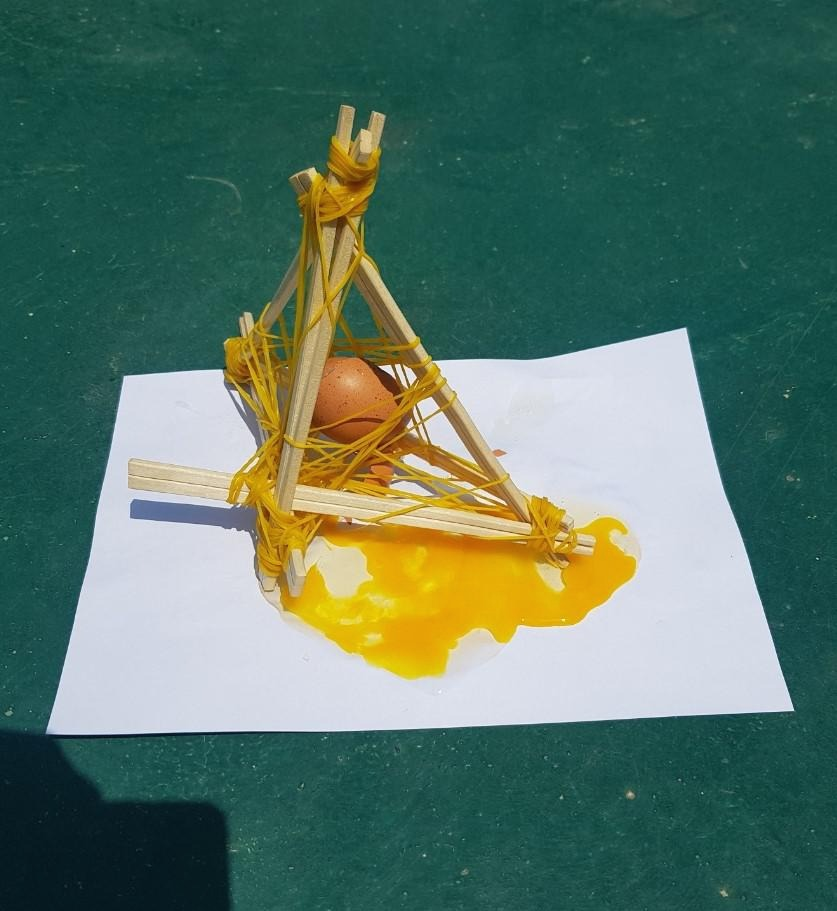
#> input picture Data Science/CV/brokenEgg.jpg, 837 x 911 px
$ python Rotate.py
#> lines starting #> are read from the running program, lines starting #| are printed output that depends on the picture
import cv2
import math
import numpy as np

img = cv2.imread('brokenEgg.jpg')
#> img is the input picture: shape (911, 837, 3); mean B, G, R 100.8, 116.4, 86.9

rad = 20 * math.pi / 180    # 각도 설정

def normalRotate(img, angle):
    # np.array로 Affine 행렬 생성
    affne = np.array([[math.cos(angle), math.sin(angle), 0],
                    [-math.sin(angle), math.cos(angle), 0]], dtype=np.float32)

    result = cv2.warpAffine(img, affne, (0, 0))

    return result

def RotateImage(img, angle, scale=1):
#> called with angle = 0.349, scale = 0.6
    if img.ndim > 2:
        height, width, channel = img.shape
#> height = 911; width = 837; channel = 3
    else:
        height, width = img.shape

    matrix = cv2.getRotationMatrix2D((width / 2, height / 2), angle, scale)
    result = cv2.warpAffine(img, matrix, (width, height))
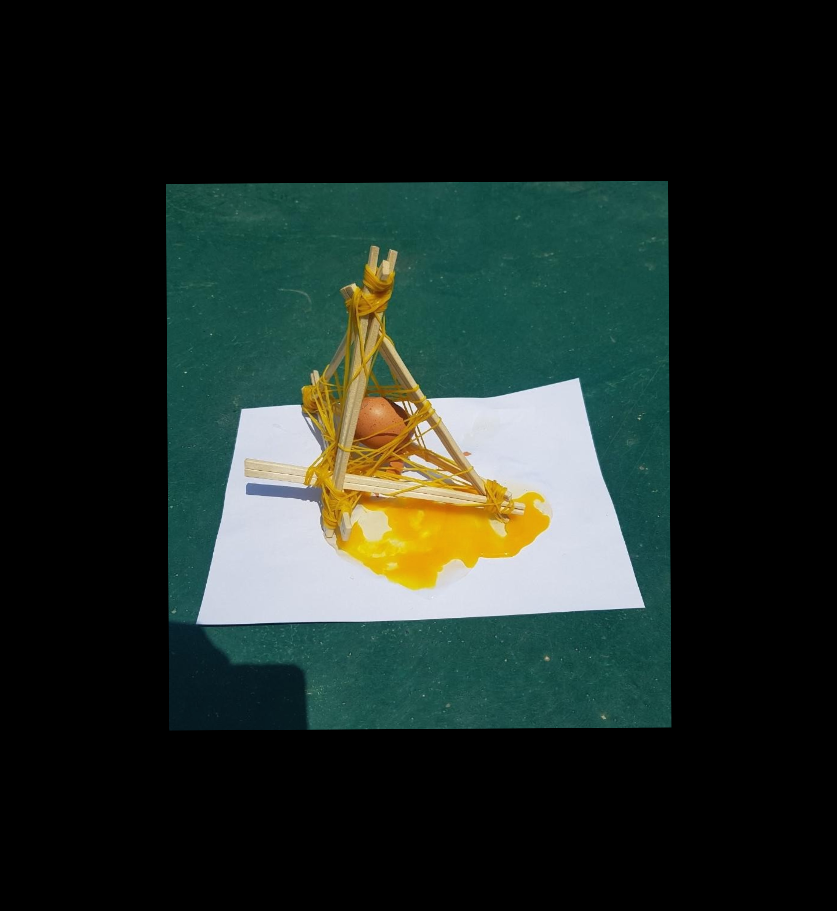
#> result: shape (911, 837, 3); mean B, G, R 36.3, 41.9, 31.3

    return result

result = RotateImage(img, rad, scale=0.6)

cv2.imshow('original', img)
cv2.imshow('result', result)
cv2.waitKey(0)
